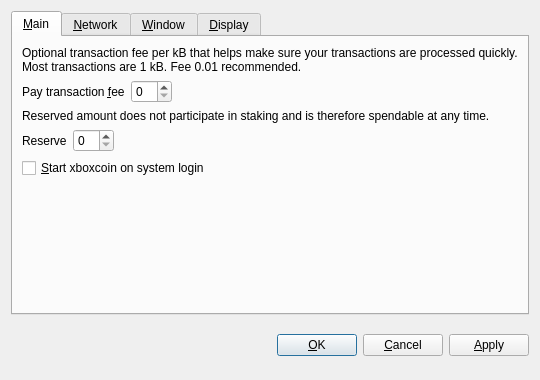
<?xml version="1.0" encoding="UTF-8"?>
<ui version="4.0">
 <class>OptionsDialog</class>
 <widget class="QDialog" name="OptionsDialog">
  <property name="geometry">
   <rect>
    <x>0</x>
    <y>0</y>
    <width>540</width>
    <height>380</height>
   </rect>
  </property>
  <property name="windowTitle">
   <string>Options</string>
  </property>
  <property name="modal">
   <bool>true</bool>
  </property>
  <layout class="QVBoxLayout" name="verticalLayout">
   <item>
    <widget class="QTabWidget" name="tabWidget">
     <property name="tabPosition">
      <enum>QTabWidget::North</enum>
     </property>
     <property name="currentIndex">
      <number>0</number>
     </property>
     <widget class="QWidget" name="tabMain">
      <attribute name="title">
       <string>&amp;Main</string>
      </attribute>
      <layout class="QVBoxLayout" name="verticalLayout_Main">
       <item>
        <widget class="QLabel" name="transactionFeeInfoLabel">
         <property name="text">
          <string>Optional transaction fee per kB that helps make sure your transactions are processed quickly. Most transactions are 1 kB. Fee 0.01 recommended.</string>
         </property>
         <property name="textFormat">
          <enum>Qt::PlainText</enum>
         </property>
         <property name="wordWrap">
          <bool>true</bool>
         </property>
        </widget>
       </item>
       <item>
        <layout class="QHBoxLayout" name="horizontalLayoutFee">
         <item>
          <widget class="QLabel" name="transactionFeeLabel">
           <property name="text">
            <string>Pay transaction &amp;fee</string>
           </property>
           <property name="textFormat">
            <enum>Qt::PlainText</enum>
           </property>
           <property name="buddy">
            <cstring>transactionFee</cstring>
           </property>
          </widget>
         </item>
         <item>
          <widget class="BitcoinAmountField" name="transactionFee"/>
         </item>
         <item>
          <spacer name="horizontalSpacerFee">
           <property name="orientation">
            <enum>Qt::Horizontal</enum>
           </property>
           <property name="sizeHint" stdset="0">
            <size>
             <width>40</width>
             <height>20</height>
            </size>
           </property>
          </spacer>
         </item>
        </layout>
       </item>
       <item>
        <widget class="QLabel" name="reserveBalanceInfoLabel">
         <property name="text">
          <string>Reserved amount does not participate in staking and is therefore spendable at any time.</string>
         </property>
         <property name="textFormat">
          <enum>Qt::PlainText</enum>
         </property>
         <property name="wordWrap">
          <bool>true</bool>
         </property>
        </widget>
       </item>
       <item>
        <layout class="QHBoxLayout" name="horizontalLayoutReserveBalance">
         <item>
          <widget class="QLabel" name="reserveBalanceLabel">
           <property name="text">
            <string>Reserve</string>
           </property>
           <property name="textFormat">
            <enum>Qt::PlainText</enum>
           </property>
           <property name="buddy">
            <cstring>reserveBalance</cstring>
           </property>
          </widget>
         </item>
         <item>
          <widget class="BitcoinAmountField" name="reserveBalance"/>
         </item>
         <item>
          <spacer name="horizontalSpacerReserveBalance">
           <property name="orientation">
            <enum>Qt::Horizontal</enum>
           </property>
           <property name="sizeHint" stdset="0">
            <size>
             <width>40</width>
             <height>20</height>
            </size>
           </property>
          </spacer>
         </item>
        </layout>
       </item>
       <item>
        <widget class="QCheckBox" name="bitcoinAtStartup">
         <property name="toolTip">
          <string>Automatically start xboxcoin after logging in to the system.</string>
         </property>
         <property name="text">
          <string>&amp;Start xboxcoin on system login</string>
         </property>
        </widget>
       </item>
       <item>
        <spacer name="verticalSpacer_Main">
         <property name="orientation">
          <enum>Qt::Vertical</enum>
         </property>
         <property name="sizeHint" stdset="0">
          <size>
           <width>20</width>
           <height>40</height>
          </size>
         </property>
        </spacer>
       </item>
      </layout>
     </widget>
     <widget class="QWidget" name="tabNetwork">
      <attribute name="title">
       <string>&amp;Network</string>
      </attribute>
      <layout class="QVBoxLayout" name="verticalLayout_Network">
       <item>
        <widget class="QCheckBox" name="mapPortUpnp">
         <property name="toolTip">
          <string>Automatically open the xboxcoin client port on the router. This only works when your router supports UPnP and it is enabled.</string>
         </property>
         <property name="text">
          <string>Map port using &amp;UPnP</string>
         </property>
        </widget>
       </item>
       <item>
        <widget class="QCheckBox" name="connectSocks">
         <property name="toolTip">
          <string>Connect to the xboxcoin network through a SOCKS proxy (e.g. when connecting through Tor).</string>
         </property>
         <property name="text">
          <string>&amp;Connect through SOCKS proxy:</string>
         </property>
        </widget>
       </item>
       <item>
        <layout class="QHBoxLayout" name="horizontalLayout_Network">
         <item>
          <widget class="QLabel" name="proxyIpLabel">
           <property name="text">
            <string>Proxy &amp;IP:</string>
           </property>
           <property name="textFormat">
            <enum>Qt::PlainText</enum>
           </property>
           <property name="buddy">
            <cstring>proxyIp</cstring>
           </property>
          </widget>
         </item>
         <item>
          <widget class="QValidatedLineEdit" name="proxyIp">
           <property name="maximumSize">
            <size>
             <width>140</width>
             <height>16777215</height>
            </size>
           </property>
           <property name="toolTip">
            <string>IP address of the proxy (e.g. 127.0.0.1)</string>
           </property>
          </widget>
         </item>
         <item>
          <widget class="QLabel" name="proxyPortLabel">
           <property name="text">
            <string>&amp;Port:</string>
           </property>
           <property name="textFormat">
            <enum>Qt::PlainText</enum>
           </property>
           <property name="buddy">
            <cstring>proxyPort</cstring>
           </property>
          </widget>
         </item>
         <item>
          <widget class="QLineEdit" name="proxyPort">
           <property name="maximumSize">
            <size>
             <width>55</width>
             <height>16777215</height>
            </size>
           </property>
           <property name="toolTip">
            <string>Port of the proxy (e.g. 9050)</string>
           </property>
          </widget>
         </item>
         <item>
          <widget class="QLabel" name="socksVersionLabel">
           <property name="text">
            <string>SOCKS &amp;Version:</string>
           </property>
           <property name="textFormat">
            <enum>Qt::PlainText</enum>
           </property>
           <property name="buddy">
            <cstring>socksVersion</cstring>
           </property>
          </widget>
         </item>
         <item>
          <widget class="QValueComboBox" name="socksVersion">
           <property name="toolTip">
            <string>SOCKS version of the proxy (e.g. 5)</string>
           </property>
          </widget>
         </item>
         <item>
          <spacer name="horizontalSpacer_Network">
           <property name="orientation">
            <enum>Qt::Horizontal</enum>
           </property>
           <property name="sizeHint" stdset="0">
            <size>
             <width>40</width>
             <height>20</height>
            </size>
           </property>
          </spacer>
         </item>
        </layout>
       </item>
       <item>
        <spacer name="verticalSpacer_Network">
         <property name="orientation">
          <enum>Qt::Vertical</enum>
         </property>
         <property name="sizeHint" stdset="0">
          <size>
           <width>20</width>
           <height>40</height>
          </size>
         </property>
        </spacer>
       </item>
      </layout>
     </widget>
     <widget class="QWidget" name="tabWindow">
      <attribute name="title">
       <string>&amp;Window</string>
      </attribute>
      <layout class="QVBoxLayout" name="verticalLayout_Window">
       <item>
        <widget class="QCheckBox" name="minimizeToTray">
         <property name="toolTip">
          <string>Show only a tray icon after minimizing the window.</string>
         </property>
         <property name="text">
          <string>&amp;Minimize to the tray instead of the taskbar</string>
         </property>
        </widget>
       </item>
       <item>
        <widget class="QCheckBox" name="minimizeOnClose">
         <property name="toolTip">
          <string>Minimize instead of exit the application when the window is closed. When this option is enabled, the application will be closed only after selecting Quit in the menu.</string>
         </property>
         <property name="text">
          <string>M&amp;inimize on close</string>
         </property>
        </widget>
       </item>
       <item>
        <spacer name="verticalSpacer_Window">
         <property name="orientation">
          <enum>Qt::Vertical</enum>
         </property>
         <property name="sizeHint" stdset="0">
          <size>
           <width>20</width>
           <height>40</height>
          </size>
         </property>
        </spacer>
       </item>
      </layout>
     </widget>
     <widget class="QWidget" name="tabDisplay">
      <attribute name="title">
       <string>&amp;Display</string>
      </attribute>
      <layout class="QVBoxLayout" name="verticalLayout_Display">
       <item>
        <layout class="QHBoxLayout" name="horizontalLayout_1_Display">
         <item>
          <widget class="QLabel" name="langLabel">
           <property name="text">
            <string>User Interface &amp;language:</string>
           </property>
           <property name="textFormat">
            <enum>Qt::PlainText</enum>
           </property>
           <property name="buddy">
            <cstring>lang</cstring>
           </property>
          </widget>
         </item>
         <item>
          <widget class="QValueComboBox" name="lang">
           <property name="toolTip">
            <string>The user interface language can be set here. This setting will take effect after restarting xboxcoin.</string>
           </property>
          </widget>
         </item>
        </layout>
       </item>
       <item>
        <layout class="QHBoxLayout" name="horizontalLayout_2_Display">
         <item>
          <widget class="QLabel" name="unitLabel">
           <property name="text">
            <string>&amp;Unit to show amounts in:</string>
           </property>
           <property name="textFormat">
            <enum>Qt::PlainText</enum>
           </property>
           <property name="buddy">
            <cstring>unit</cstring>
           </property>
          </widget>
         </item>
         <item>
          <widget class="QValueComboBox" name="unit">
           <property name="toolTip">
            <string>Choose the default subdivision unit to show in the interface and when sending coins.</string>
           </property>
          </widget>
         </item>
        </layout>
       </item>
       <item>
        <widget class="QCheckBox" name="displayAddresses">
         <property name="toolTip">
          <string>Whether to show xboxcoin addresses in the transaction list or not.</string>
         </property>
         <property name="text">
          <string>&amp;Display addresses in transaction list</string>
         </property>
        </widget>
       </item>
       <item>
        <widget class="QCheckBox" name="coinControlFeatures">
         <property name="toolTip">
          <string>Whether to show coin control features or not.</string>
         </property>
         <property name="text">
          <string>Display coin &amp;control features (experts only!)</string>
         </property>
        </widget>
       </item>
       <item>
        <spacer name="verticalSpacer_Display">
         <property name="orientation">
          <enum>Qt::Vertical</enum>
         </property>
         <property name="sizeHint" stdset="0">
          <size>
           <width>20</width>
           <height>40</height>
          </size>
         </property>
        </spacer>
       </item>
      </layout>
     </widget>
    </widget>
   </item>
   <item>
    <layout class="QHBoxLayout" name="horizontalLayout_Buttons">
     <item>
      <spacer name="horizontalSpacer_1">
       <property name="orientation">
        <enum>Qt::Horizontal</enum>
       </property>
       <property name="sizeHint" stdset="0">
        <size>
         <width>40</width>
         <height>48</height>
        </size>
       </property>
      </spacer>
     </item>
     <item>
      <widget class="QLabel" name="statusLabel">
       <property name="font">
        <font>
         <weight>75</weight>
         <bold>true</bold>
        </font>
       </property>
       <property name="text">
        <string/>
       </property>
       <property name="textFormat">
        <enum>Qt::PlainText</enum>
       </property>
       <property name="wordWrap">
        <bool>true</bool>
       </property>
      </widget>
     </item>
     <item>
      <spacer name="horizontalSpacer_2">
       <property name="orientation">
        <enum>Qt::Horizontal</enum>
       </property>
       <property name="sizeHint" stdset="0">
        <size>
         <width>40</width>
         <height>48</height>
        </size>
       </property>
      </spacer>
     </item>
     <item>
      <widget class="QPushButton" name="okButton">
       <property name="text">
        <string>&amp;OK</string>
       </property>
      </widget>
     </item>
     <item>
      <widget class="QPushButton" name="cancelButton">
       <property name="text">
        <string>&amp;Cancel</string>
       </property>
       <property name="autoDefault">
        <bool>false</bool>
       </property>
      </widget>
     </item>
     <item>
      <widget class="QPushButton" name="applyButton">
       <property name="text">
        <string>&amp;Apply</string>
       </property>
       <property name="autoDefault">
        <bool>false</bool>
       </property>
      </widget>
     </item>
    </layout>
   </item>
  </layout>
 </widget>
 <customwidgets>
  <customwidget>
   <class>BitcoinAmountField</class>
   <extends>QSpinBox</extends>
   <header>bitcoinamountfield.h</header>
  </customwidget>
  <customwidget>
   <class>QValueComboBox</class>
   <extends>QComboBox</extends>
   <header>qvaluecombobox.h</header>
  </customwidget>
  <customwidget>
   <class>QValidatedLineEdit</class>
   <extends>QLineEdit</extends>
   <header>qvalidatedlineedit.h</header>
  </customwidget>
 </customwidgets>
 <resources/>
 <connections/>
</ui>
